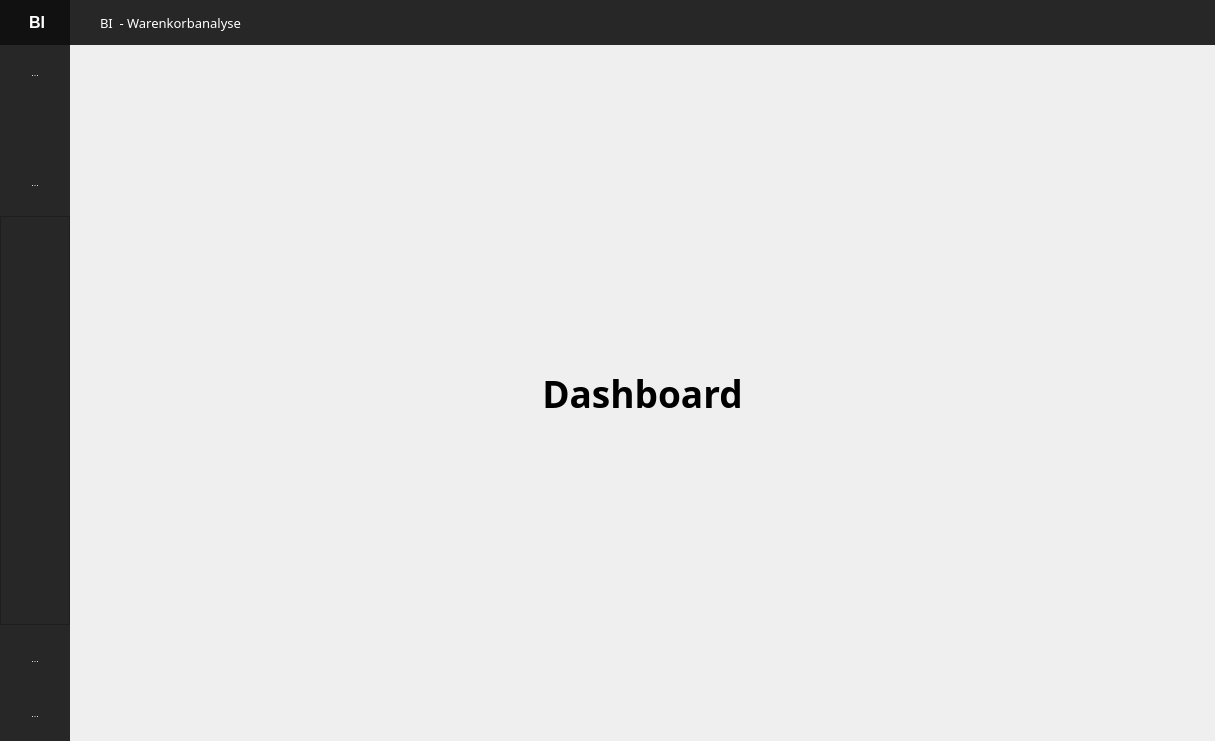
<?xml version="1.0" encoding="UTF-8"?>
<ui version="4.0">
 <class>MainWindow</class>
 <widget class="QMainWindow" name="MainWindow">
  <property name="geometry">
   <rect>
    <x>0</x>
    <y>0</y>
    <width>1215</width>
    <height>741</height>
   </rect>
  </property>
  <property name="windowTitle">
   <string>MainWindow</string>
  </property>
  <widget class="QWidget" name="centralwidget">
   <layout class="QVBoxLayout" name="verticalLayout">
    <property name="spacing">
     <number>0</number>
    </property>
    <property name="leftMargin">
     <number>0</number>
    </property>
    <property name="topMargin">
     <number>0</number>
    </property>
    <property name="rightMargin">
     <number>0</number>
    </property>
    <property name="bottomMargin">
     <number>0</number>
    </property>
    <item>
     <widget class="QFrame" name="topbar">
      <property name="minimumSize">
       <size>
        <width>0</width>
        <height>45</height>
       </size>
      </property>
      <property name="maximumSize">
       <size>
        <width>16777215</width>
        <height>45</height>
       </size>
      </property>
      <property name="styleSheet">
       <string notr="true">background-color: black;</string>
      </property>
      <property name="frameShape">
       <enum>QFrame::NoFrame</enum>
      </property>
      <property name="frameShadow">
       <enum>QFrame::Raised</enum>
      </property>
      <layout class="QHBoxLayout" name="horizontalLayout_2">
       <property name="spacing">
        <number>0</number>
       </property>
       <property name="leftMargin">
        <number>0</number>
       </property>
       <property name="topMargin">
        <number>0</number>
       </property>
       <property name="rightMargin">
        <number>0</number>
       </property>
       <property name="bottomMargin">
        <number>0</number>
       </property>
       <item>
        <widget class="QFrame" name="brand">
         <property name="maximumSize">
          <size>
           <width>70</width>
           <height>16777215</height>
          </size>
         </property>
         <property name="styleSheet">
          <string notr="true">background-color: rgb(17, 17, 17);</string>
         </property>
         <property name="frameShape">
          <enum>QFrame::NoFrame</enum>
         </property>
         <property name="frameShadow">
          <enum>QFrame::Raised</enum>
         </property>
         <layout class="QHBoxLayout" name="horizontalLayout_3">
          <property name="spacing">
           <number>0</number>
          </property>
          <property name="leftMargin">
           <number>4</number>
          </property>
          <property name="topMargin">
           <number>0</number>
          </property>
          <property name="rightMargin">
           <number>0</number>
          </property>
          <property name="bottomMargin">
           <number>0</number>
          </property>
          <item>
           <widget class="QLabel" name="stonks">
            <property name="font">
             <font>
              <family>Yu Gothic UI</family>
              <pointsize>12</pointsize>
              <weight>75</weight>
              <bold>true</bold>
             </font>
            </property>
            <property name="styleSheet">
             <string notr="true">color: rgb(255, 255, 255);</string>
            </property>
            <property name="text">
             <string>BI</string>
            </property>
            <property name="textFormat">
             <enum>Qt::PlainText</enum>
            </property>
            <property name="scaledContents">
             <bool>true</bool>
            </property>
            <property name="alignment">
             <set>Qt::AlignCenter</set>
            </property>
           </widget>
          </item>
         </layout>
        </widget>
       </item>
       <item>
        <widget class="QFrame" name="space">
         <property name="styleSheet">
          <string notr="true">background-color: rgb(39, 39, 39);</string>
         </property>
         <property name="frameShape">
          <enum>QFrame::NoFrame</enum>
         </property>
         <property name="frameShadow">
          <enum>QFrame::Raised</enum>
         </property>
         <layout class="QVBoxLayout" name="verticalLayout_8">
          <property name="leftMargin">
           <number>30</number>
          </property>
          <item>
           <widget class="QLabel" name="label">
            <property name="font">
             <font>
              <family>Yu Gothic</family>
              <pointsize>10</pointsize>
             </font>
            </property>
            <property name="styleSheet">
             <string notr="true">color:white;
</string>
            </property>
            <property name="text">
             <string>BI  - Warenkorbanalyse</string>
            </property>
            <property name="alignment">
             <set>Qt::AlignLeading|Qt::AlignLeft|Qt::AlignVCenter</set>
            </property>
           </widget>
          </item>
         </layout>
        </widget>
       </item>
       <item>
        <widget class="QFrame" name="buttons">
         <property name="maximumSize">
          <size>
           <width>150</width>
           <height>16777215</height>
          </size>
         </property>
         <property name="styleSheet">
          <string notr="true">background-color: rgb(39, 39, 39);</string>
         </property>
         <property name="frameShape">
          <enum>QFrame::NoFrame</enum>
         </property>
         <property name="frameShadow">
          <enum>QFrame::Raised</enum>
         </property>
         <widget class="QPushButton" name="minimizeButton">
          <property name="geometry">
           <rect>
            <x>15</x>
            <y>0</y>
            <width>45</width>
            <height>45</height>
           </rect>
          </property>
          <property name="cursor">
           <cursorShape>PointingHandCursor</cursorShape>
          </property>
          <property name="styleSheet">
           <string notr="true">QPushButton{
border:0px solid;

}
QPushButton:hover{
background-color: rgb(57, 71, 81);

}</string>
          </property>
          <property name="text">
           <string/>
          </property>
          <property name="icon">
           <iconset>
            <normaloff>../../../PycharmProjects/Reichwerdenamk/images/unterstrich.png</normaloff>../../../PycharmProjects/Reichwerdenamk/images/unterstrich.png</iconset>
          </property>
         </widget>
         <widget class="QPushButton" name="maximizeButton">
          <property name="geometry">
           <rect>
            <x>60</x>
            <y>0</y>
            <width>45</width>
            <height>45</height>
           </rect>
          </property>
          <property name="cursor">
           <cursorShape>PointingHandCursor</cursorShape>
          </property>
          <property name="styleSheet">
           <string notr="true">QPushButton{
border:0px solid;
}
QPushButton:hover{
background-color: rgb(57, 71, 81);

}</string>
          </property>
          <property name="text">
           <string/>
          </property>
          <property name="icon">
           <iconset>
            <normaloff>../../../PycharmProjects/Reichwerdenamk/images/viereck.png</normaloff>../../../PycharmProjects/Reichwerdenamk/images/viereck.png</iconset>
          </property>
         </widget>
         <widget class="QPushButton" name="exitButton">
          <property name="geometry">
           <rect>
            <x>105</x>
            <y>0</y>
            <width>45</width>
            <height>45</height>
           </rect>
          </property>
          <property name="cursor">
           <cursorShape>PointingHandCursor</cursorShape>
          </property>
          <property name="styleSheet">
           <string notr="true">QPushButton{
border:0px solid;
}
QPushButton:hover{
background-color:rgb(170, 0, 0);
}</string>
          </property>
          <property name="text">
           <string/>
          </property>
          <property name="icon">
           <iconset>
            <normaloff>../../../PycharmProjects/Reichwerdenamk/images/x.png</normaloff>../../../PycharmProjects/Reichwerdenamk/images/x.png</iconset>
          </property>
         </widget>
        </widget>
       </item>
      </layout>
     </widget>
    </item>
    <item>
     <widget class="QFrame" name="content">
      <property name="frameShape">
       <enum>QFrame::NoFrame</enum>
      </property>
      <property name="frameShadow">
       <enum>QFrame::Raised</enum>
      </property>
      <layout class="QHBoxLayout" name="horizontalLayout">
       <property name="spacing">
        <number>0</number>
       </property>
       <property name="leftMargin">
        <number>0</number>
       </property>
       <property name="topMargin">
        <number>0</number>
       </property>
       <property name="rightMargin">
        <number>0</number>
       </property>
       <property name="bottomMargin">
        <number>0</number>
       </property>
       <item>
        <widget class="QFrame" name="leftbar">
         <property name="minimumSize">
          <size>
           <width>0</width>
           <height>0</height>
          </size>
         </property>
         <property name="maximumSize">
          <size>
           <width>70</width>
           <height>16777215</height>
          </size>
         </property>
         <property name="styleSheet">
          <string notr="true">background-color: rgb(39, 39, 39);</string>
         </property>
         <property name="frameShape">
          <enum>QFrame::NoFrame</enum>
         </property>
         <property name="frameShadow">
          <enum>QFrame::Raised</enum>
         </property>
         <layout class="QVBoxLayout" name="verticalLayout_2">
          <property name="leftMargin">
           <number>0</number>
          </property>
          <property name="topMargin">
           <number>0</number>
          </property>
          <property name="rightMargin">
           <number>0</number>
          </property>
          <property name="bottomMargin">
           <number>0</number>
          </property>
          <item>
           <widget class="QFrame" name="frame">
            <property name="maximumSize">
             <size>
              <width>16777215</width>
              <height>165</height>
             </size>
            </property>
            <property name="frameShape">
             <enum>QFrame::NoFrame</enum>
            </property>
            <property name="frameShadow">
             <enum>QFrame::Raised</enum>
            </property>
            <layout class="QVBoxLayout" name="verticalLayout_4">
             <property name="spacing">
              <number>0</number>
             </property>
             <property name="leftMargin">
              <number>0</number>
             </property>
             <property name="topMargin">
              <number>0</number>
             </property>
             <property name="rightMargin">
              <number>0</number>
             </property>
             <property name="bottomMargin">
              <number>0</number>
             </property>
             <item>
              <widget class="QToolButton" name="btnToggle">
               <property name="sizePolicy">
                <sizepolicy hsizetype="Expanding" vsizetype="Expanding">
                 <horstretch>0</horstretch>
                 <verstretch>0</verstretch>
                </sizepolicy>
               </property>
               <property name="minimumSize">
                <size>
                 <width>70</width>
                 <height>55</height>
                </size>
               </property>
               <property name="cursor">
                <cursorShape>PointingHandCursor</cursorShape>
               </property>
               <property name="focusPolicy">
                <enum>Qt::ClickFocus</enum>
               </property>
               <property name="styleSheet">
                <string notr="true">QToolButton{
    color:rgb(255,255,255);
    background-color: rgb(39, 39, 39);
    border:0px solid;
    font-size:9px;
    font-style:futura;
	padding:7px;
}

QToolButton:hover{
background-color: rgb(17, 17, 17);

}
</string>
               </property>
               <property name="text">
                <string>...</string>
               </property>
               <property name="icon">
                <iconset>
                 <normaloff>../../../PycharmProjects/Reichwerdenamk/images/HamburgerButton.png</normaloff>../../../PycharmProjects/Reichwerdenamk/images/HamburgerButton.png</iconset>
               </property>
               <property name="iconSize">
                <size>
                 <width>16</width>
                 <height>16</height>
                </size>
               </property>
               <property name="toolButtonStyle">
                <enum>Qt::ToolButtonIconOnly</enum>
               </property>
              </widget>
             </item>
             <item>
              <widget class="QToolButton" name="btnAnalyse">
               <property name="sizePolicy">
                <sizepolicy hsizetype="Expanding" vsizetype="Expanding">
                 <horstretch>0</horstretch>
                 <verstretch>0</verstretch>
                </sizepolicy>
               </property>
               <property name="minimumSize">
                <size>
                 <width>70</width>
                 <height>55</height>
                </size>
               </property>
               <property name="cursor">
                <cursorShape>PointingHandCursor</cursorShape>
               </property>
               <property name="focusPolicy">
                <enum>Qt::StrongFocus</enum>
               </property>
               <property name="styleSheet">
                <string notr="true">QToolButton{
    color:rgb(255,255,255);
    background-color: rgb(39, 39, 39);
    border:0px solid;
    font-size:9px;
    font-style:futura;
	padding:7px;
}

QToolButton:hover{
background-color: rgb(17, 17, 17);

}
QToolButton:focus{

	background-color: rgb(105, 105, 105);
border-left: 3px solid #E1A100;

}
</string>
               </property>
               <property name="text">
                <string/>
               </property>
               <property name="icon">
                <iconset>
                 <normaloff>../../../PycharmProjects/Reichwerdenamk/images/Home.png</normaloff>../../../PycharmProjects/Reichwerdenamk/images/Home.png</iconset>
               </property>
               <property name="iconSize">
                <size>
                 <width>18</width>
                 <height>18</height>
                </size>
               </property>
               <property name="toolButtonStyle">
                <enum>Qt::ToolButtonIconOnly</enum>
               </property>
               <property name="autoRaise">
                <bool>false</bool>
               </property>
              </widget>
             </item>
             <item>
              <widget class="QToolButton" name="btnDashboard">
               <property name="sizePolicy">
                <sizepolicy hsizetype="Expanding" vsizetype="Expanding">
                 <horstretch>0</horstretch>
                 <verstretch>0</verstretch>
                </sizepolicy>
               </property>
               <property name="minimumSize">
                <size>
                 <width>70</width>
                 <height>55</height>
                </size>
               </property>
               <property name="cursor">
                <cursorShape>PointingHandCursor</cursorShape>
               </property>
               <property name="focusPolicy">
                <enum>Qt::ClickFocus</enum>
               </property>
               <property name="styleSheet">
                <string notr="true">QToolButton{
    color:rgb(255,255,255);
    background-color: rgb(39, 39, 39);
    border:0px solid;
    font-size:9px;
    font-style:futura;
	padding:7px;
}

QToolButton:hover{
background-color: rgb(17, 17, 17);

}
QToolButton:focus{

	background-color: rgb(105, 105, 105);
border-left: 3px solid #E1A100;


}
</string>
               </property>
               <property name="text">
                <string>...</string>
               </property>
               <property name="icon">
                <iconset>
                 <normaloff>../../../PycharmProjects/Reichwerdenamk/images/Analyse.png</normaloff>../../../PycharmProjects/Reichwerdenamk/images/Analyse.png</iconset>
               </property>
               <property name="iconSize">
                <size>
                 <width>18</width>
                 <height>18</height>
                </size>
               </property>
               <property name="toolButtonStyle">
                <enum>Qt::ToolButtonIconOnly</enum>
               </property>
              </widget>
             </item>
            </layout>
           </widget>
          </item>
          <item>
           <widget class="QFrame" name="frame_2">
            <property name="frameShape">
             <enum>QFrame::StyledPanel</enum>
            </property>
            <property name="frameShadow">
             <enum>QFrame::Raised</enum>
            </property>
           </widget>
          </item>
          <item>
           <widget class="QFrame" name="frame_3">
            <property name="maximumSize">
             <size>
              <width>16777215</width>
              <height>110</height>
             </size>
            </property>
            <property name="frameShape">
             <enum>QFrame::NoFrame</enum>
            </property>
            <property name="frameShadow">
             <enum>QFrame::Raised</enum>
            </property>
            <layout class="QVBoxLayout" name="verticalLayout_3">
             <property name="spacing">
              <number>0</number>
             </property>
             <property name="leftMargin">
              <number>0</number>
             </property>
             <property name="topMargin">
              <number>0</number>
             </property>
             <property name="rightMargin">
              <number>0</number>
             </property>
             <property name="bottomMargin">
              <number>0</number>
             </property>
             <item>
              <widget class="QToolButton" name="btnSettings">
               <property name="sizePolicy">
                <sizepolicy hsizetype="Expanding" vsizetype="Expanding">
                 <horstretch>0</horstretch>
                 <verstretch>0</verstretch>
                </sizepolicy>
               </property>
               <property name="minimumSize">
                <size>
                 <width>70</width>
                 <height>55</height>
                </size>
               </property>
               <property name="cursor">
                <cursorShape>PointingHandCursor</cursorShape>
               </property>
               <property name="focusPolicy">
                <enum>Qt::ClickFocus</enum>
               </property>
               <property name="styleSheet">
                <string notr="true">QToolButton{
    color:rgb(255,255,255);
    background-color: rgb(39, 39, 39);
    border:0px solid;
    font-size:9px;
    font-style:futura;
	padding:7px;
}

QToolButton:hover{
background-color: rgb(17, 17, 17);

}
QToolButton:focus{

	background-color: rgb(105, 105, 105);
border-left: 3px solid #E1A100;

}
</string>
               </property>
               <property name="text">
                <string>...</string>
               </property>
               <property name="icon">
                <iconset>
                 <normaloff>../../../PycharmProjects/Reichwerdenamk/images/Einstellungen.png</normaloff>../../../PycharmProjects/Reichwerdenamk/images/Einstellungen.png</iconset>
               </property>
               <property name="iconSize">
                <size>
                 <width>18</width>
                 <height>18</height>
                </size>
               </property>
               <property name="toolButtonStyle">
                <enum>Qt::ToolButtonIconOnly</enum>
               </property>
              </widget>
             </item>
             <item>
              <widget class="QToolButton" name="btnHelp">
               <property name="sizePolicy">
                <sizepolicy hsizetype="Expanding" vsizetype="Expanding">
                 <horstretch>0</horstretch>
                 <verstretch>0</verstretch>
                </sizepolicy>
               </property>
               <property name="minimumSize">
                <size>
                 <width>70</width>
                 <height>55</height>
                </size>
               </property>
               <property name="cursor">
                <cursorShape>PointingHandCursor</cursorShape>
               </property>
               <property name="focusPolicy">
                <enum>Qt::ClickFocus</enum>
               </property>
               <property name="styleSheet">
                <string notr="true">QToolButton{
    color:rgb(255,255,255);
  background-color: rgb(39, 39, 39);
    border:0px solid;
    font-size:9px;
    font-style:futura;
	padding:7px;
}

QToolButton:hover{
background-color: rgb(17, 17, 17);

}
QToolButton:focus{

	background-color: rgb(105, 105, 105);
border-left: 3px solid #E1A100;


}
</string>
               </property>
               <property name="text">
                <string>...</string>
               </property>
               <property name="icon">
                <iconset>
                 <normaloff>../../../PycharmProjects/Reichwerdenamk/images/help-24.png</normaloff>../../../PycharmProjects/Reichwerdenamk/images/help-24.png</iconset>
               </property>
              </widget>
             </item>
            </layout>
           </widget>
          </item>
         </layout>
        </widget>
       </item>
       <item>
        <widget class="QFrame" name="data">
         <property name="maximumSize">
          <size>
           <width>16777215</width>
           <height>16777215</height>
          </size>
         </property>
         <property name="frameShape">
          <enum>QFrame::NoFrame</enum>
         </property>
         <property name="frameShadow">
          <enum>QFrame::Raised</enum>
         </property>
         <layout class="QVBoxLayout" name="verticalLayout_5">
          <property name="spacing">
           <number>0</number>
          </property>
          <property name="leftMargin">
           <number>0</number>
          </property>
          <property name="topMargin">
           <number>0</number>
          </property>
          <property name="rightMargin">
           <number>0</number>
          </property>
          <property name="bottomMargin">
           <number>0</number>
          </property>
          <item>
           <widget class="QStackedWidget" name="stackedWidget">
            <property name="currentIndex">
             <number>0</number>
            </property>
            <widget class="QWidget" name="dashboard">
             <layout class="QVBoxLayout" name="verticalLayout_6">
              <item>
               <widget class="QLabel" name="label_2">
                <property name="font">
                 <font>
                  <family>Bahnschrift</family>
                  <pointsize>28</pointsize>
                  <weight>75</weight>
                  <bold>true</bold>
                 </font>
                </property>
                <property name="text">
                 <string>Dashboard</string>
                </property>
                <property name="alignment">
                 <set>Qt::AlignCenter</set>
                </property>
               </widget>
              </item>
             </layout>
            </widget>
            <widget class="QWidget" name="analyse">
             <layout class="QVBoxLayout" name="verticalLayout_7">
              <item>
               <widget class="QLabel" name="label_3">
                <property name="font">
                 <font>
                  <family>Bahnschrift</family>
                  <pointsize>28</pointsize>
                  <weight>75</weight>
                  <bold>true</bold>
                 </font>
                </property>
                <property name="text">
                 <string>Analyse</string>
                </property>
                <property name="alignment">
                 <set>Qt::AlignCenter</set>
                </property>
               </widget>
              </item>
             </layout>
            </widget>
           </widget>
          </item>
         </layout>
        </widget>
       </item>
      </layout>
     </widget>
    </item>
   </layout>
  </widget>
 </widget>
 <resources/>
 <connections/>
</ui>
